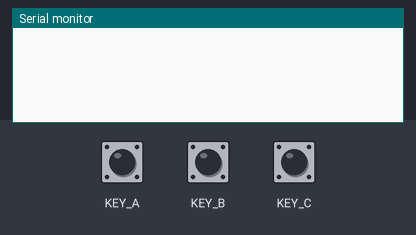
This sketch was run on a simulated Seeed Wio Terminal. Shown: the last lines printed to the serial monitor. The test bench sets the inputs (shaded band); at power-on: KEY_A HIGH, KEY_B HIGH, KEY_C HIGH.

Above: at 1.2 s.
1.3 s: KEY_A pulled LOW for 0.25 s
At 2.1 s:
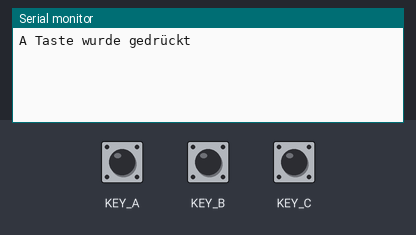
3.0 s: KEY_B pulled LOW for 0.25 s
At 4.4 s:
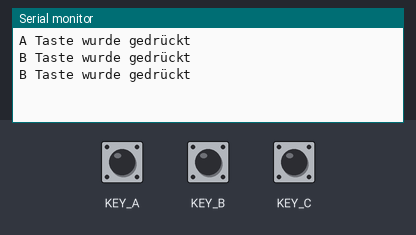
4.7 s: KEY_C pulled LOW for 0.25 s
At 6.0 s:
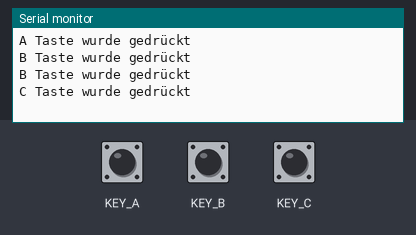

The sketch:

Buttons-Exercise1.ino
```cpp
void setup() {
  Serial.begin(115200);
  pinMode(WIO_KEY_A, INPUT_PULLUP);
  pinMode(WIO_KEY_B, INPUT_PULLUP);
  pinMode(WIO_KEY_C, INPUT_PULLUP);
}

void loop() {
  if (digitalRead(WIO_KEY_A) == LOW) {
    Serial.println("A Taste wurde gedrückt");
  }
  if (digitalRead(WIO_KEY_B) == LOW) {
    Serial.println("B Taste wurde gedrückt");
  }
  if (digitalRead(WIO_KEY_C) == LOW) {
    Serial.println("C Taste wurde gedrückt");
  }
  delay(200);
}
```

Measured:
- after the input at 1.3 s, the serial monitor: prints a new line after 0.10 s (image 1)
- after the input at 3.0 s, the serial monitor: prints a new line at once (image 2)
- after the input at 4.7 s, the serial monitor: prints a new line after 0.10 s (image 3)
